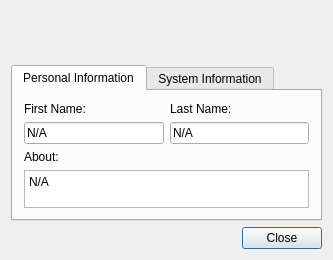
<?xml version="1.0" encoding="UTF-8"?>
<ui version="4.0">
 <class>UserInfoWindow</class>
 <widget class="QDialog" name="UserInfoWindow">
  <property name="geometry">
   <rect>
    <x>0</x>
    <y>0</y>
    <width>329</width>
    <height>260</height>
   </rect>
  </property>
  <property name="windowTitle">
   <string>Dialog</string>
  </property>
  <layout class="QVBoxLayout" name="verticalLayout_2">
   <item>
    <layout class="QHBoxLayout" name="horizontalLayout_2">
     <item>
      <widget class="QLabel" name="lblAvatar">
       <property name="minimumSize">
        <size>
         <width>48</width>
         <height>48</height>
        </size>
       </property>
       <property name="maximumSize">
        <size>
         <width>48</width>
         <height>48</height>
        </size>
       </property>
       <property name="text">
        <string>&lt;Avatar&gt;</string>
       </property>
      </widget>
     </item>
     <item>
      <layout class="QVBoxLayout" name="verticalLayout">
       <item>
        <widget class="QLabel" name="lblUserName">
         <property name="font">
          <font>
           <pointsize>9</pointsize>
           <weight>75</weight>
           <bold>true</bold>
          </font>
         </property>
         <property name="text">
          <string>&lt;User Name&gt;</string>
         </property>
        </widget>
       </item>
       <item>
        <widget class="QLabel" name="lblStatus">
         <property name="text">
          <string>&lt;Status&gt;</string>
         </property>
        </widget>
       </item>
       <item>
        <spacer name="verticalSpacer">
         <property name="orientation">
          <enum>Qt::Vertical</enum>
         </property>
         <property name="sizeHint" stdset="0">
          <size>
           <width>20</width>
           <height>13</height>
          </size>
         </property>
        </spacer>
       </item>
      </layout>
     </item>
    </layout>
   </item>
   <item>
    <widget class="QTabWidget" name="tabWidget">
     <property name="minimumSize">
      <size>
       <width>311</width>
       <height>151</height>
      </size>
     </property>
     <property name="currentIndex">
      <number>0</number>
     </property>
     <widget class="QWidget" name="tabPersonal">
      <attribute name="title">
       <string>Personal Information</string>
      </attribute>
      <layout class="QVBoxLayout" name="verticalLayout_6">
       <item>
        <layout class="QHBoxLayout" name="horizontalLayout_3">
         <item>
          <layout class="QVBoxLayout" name="verticalLayout_3">
           <item>
            <widget class="QLabel" name="lblFirstNameDesc">
             <property name="text">
              <string>First Name:</string>
             </property>
            </widget>
           </item>
           <item>
            <widget class="QLineEdit" name="txtFirstName">
             <property name="text">
              <string>N/A</string>
             </property>
             <property name="readOnly">
              <bool>true</bool>
             </property>
            </widget>
           </item>
          </layout>
         </item>
         <item>
          <layout class="QVBoxLayout" name="verticalLayout_4">
           <item>
            <widget class="QLabel" name="lblLastNameDesc">
             <property name="text">
              <string>Last Name:</string>
             </property>
            </widget>
           </item>
           <item>
            <widget class="QLineEdit" name="txtLastName">
             <property name="text">
              <string>N/A</string>
             </property>
             <property name="readOnly">
              <bool>true</bool>
             </property>
            </widget>
           </item>
          </layout>
         </item>
        </layout>
       </item>
       <item>
        <layout class="QVBoxLayout" name="verticalLayout_5">
         <item>
          <widget class="QLabel" name="lblAbout">
           <property name="text">
            <string>About:</string>
           </property>
          </widget>
         </item>
         <item>
          <widget class="QPlainTextEdit" name="txtAbout">
           <property name="maximumSize">
            <size>
             <width>16777215</width>
             <height>41</height>
            </size>
           </property>
           <property name="tabChangesFocus">
            <bool>true</bool>
           </property>
           <property name="undoRedoEnabled">
            <bool>false</bool>
           </property>
           <property name="readOnly">
            <bool>true</bool>
           </property>
           <property name="plainText">
            <string>N/A</string>
           </property>
          </widget>
         </item>
        </layout>
       </item>
      </layout>
     </widget>
     <widget class="QWidget" name="tabSystem">
      <attribute name="title">
       <string>System Information</string>
      </attribute>
      <layout class="QFormLayout" name="formLayout">
       <item row="0" column="0">
        <widget class="QLabel" name="lblIPAddressDesc">
         <property name="text">
          <string>IP Address:</string>
         </property>
         <property name="alignment">
          <set>Qt::AlignRight|Qt::AlignTrailing|Qt::AlignVCenter</set>
         </property>
        </widget>
       </item>
       <item row="0" column="1">
        <widget class="QLabel" name="lblIPAddress">
         <property name="text">
          <string>&lt;IP Address&gt;</string>
         </property>
        </widget>
       </item>
       <item row="1" column="0">
        <widget class="QLabel" name="lblLogonNameDesc">
         <property name="text">
          <string>Logon Name:</string>
         </property>
         <property name="alignment">
          <set>Qt::AlignRight|Qt::AlignTrailing|Qt::AlignVCenter</set>
         </property>
        </widget>
       </item>
       <item row="1" column="1">
        <widget class="QLabel" name="lblLogonName">
         <property name="text">
          <string>&lt;Logon Name&gt;</string>
         </property>
        </widget>
       </item>
       <item row="2" column="0">
        <widget class="QLabel" name="lblComputerNameDesc">
         <property name="text">
          <string>Computer Name:</string>
         </property>
         <property name="alignment">
          <set>Qt::AlignRight|Qt::AlignTrailing|Qt::AlignVCenter</set>
         </property>
        </widget>
       </item>
       <item row="2" column="1">
        <widget class="QLabel" name="lblComputerName">
         <property name="text">
          <string>&lt;Computer Name&gt;</string>
         </property>
        </widget>
       </item>
       <item row="3" column="0">
        <widget class="QLabel" name="lblOSNameDesc">
         <property name="text">
          <string>Operating System:</string>
         </property>
         <property name="alignment">
          <set>Qt::AlignRight|Qt::AlignTrailing|Qt::AlignVCenter</set>
         </property>
        </widget>
       </item>
       <item row="3" column="1">
        <widget class="QLabel" name="lblOSName">
         <property name="text">
          <string>&lt;Operating System&gt;</string>
         </property>
        </widget>
       </item>
       <item row="4" column="0">
        <widget class="QLabel" name="lblVersionDesc">
         <property name="text">
          <string>Messenger Version:</string>
         </property>
         <property name="alignment">
          <set>Qt::AlignRight|Qt::AlignTrailing|Qt::AlignVCenter</set>
         </property>
        </widget>
       </item>
       <item row="4" column="1">
        <widget class="QLabel" name="lblVersion">
         <property name="text">
          <string>&lt;Messenger Version&gt;</string>
         </property>
        </widget>
       </item>
      </layout>
     </widget>
    </widget>
   </item>
   <item>
    <layout class="QHBoxLayout" name="horizontalLayout">
     <item>
      <spacer name="horizontalSpacer">
       <property name="orientation">
        <enum>Qt::Horizontal</enum>
       </property>
       <property name="sizeHint" stdset="0">
        <size>
         <width>40</width>
         <height>20</height>
        </size>
       </property>
      </spacer>
     </item>
     <item>
      <widget class="QPushButton" name="btnClose">
       <property name="text">
        <string>Close</string>
       </property>
       <property name="default">
        <bool>true</bool>
       </property>
      </widget>
     </item>
    </layout>
   </item>
  </layout>
 </widget>
 <layoutdefault spacing="6" margin="11"/>
 <tabstops>
  <tabstop>tabWidget</tabstop>
  <tabstop>txtFirstName</tabstop>
  <tabstop>txtLastName</tabstop>
  <tabstop>txtAbout</tabstop>
  <tabstop>btnClose</tabstop>
 </tabstops>
 <resources/>
 <connections>
  <connection>
   <sender>btnClose</sender>
   <signal>clicked()</signal>
   <receiver>UserInfoWindow</receiver>
   <slot>accept()</slot>
   <hints>
    <hint type="sourcelabel">
     <x>347</x>
     <y>151</y>
    </hint>
    <hint type="destinationlabel">
     <x>196</x>
     <y>84</y>
    </hint>
   </hints>
  </connection>
 </connections>
</ui>
